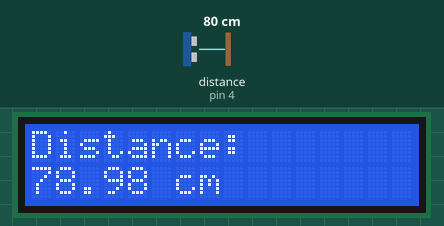
This sketch was run on a simulated Arduino Uno, built with avr-gcc and run on an emulated ATmega328P. Shown: 16×2 character LCD. Wiring (inferred from the names in the program): ultrasonic range finder: trigger pin 3; echo pin 4. Inputs (shaded band) come from the test bench; at power-on: distance to the obstacle (sensor on pin 4) 80 cm. The echo pulse lasts 58.3 µs per cm.

Above: at 3.2 s.
3.3 s: distance to the obstacle (sensor on pin 4) set to 18 cm
At 5.0 s:
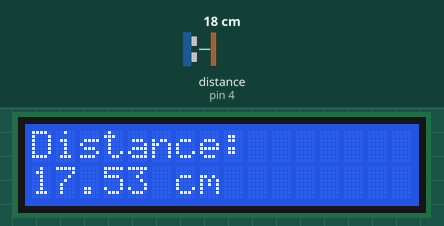
5.7 s: distance to the obstacle (sensor on pin 4) set to 4 cm
At 6.5 s:
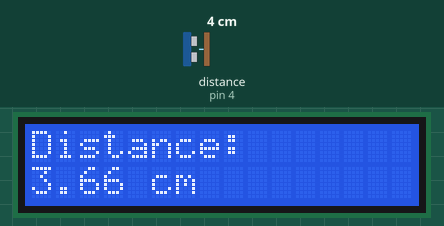
7.2 s: distance to the obstacle (sensor on pin 4) set to 2 cm
At 8.6 s:
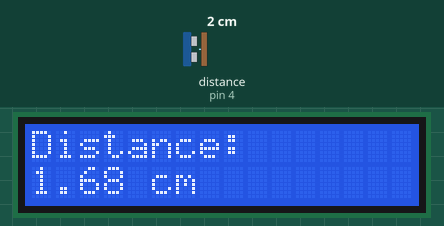
Timing chart, 0 to 10.2 s (numbered marks = the images above; inputs shaded):
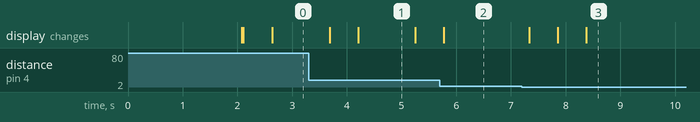

Measured:
- after the input at 3.3 s, the display: first changes after 0.39 s (image 1 shows a later state)
- after the input at 5.7 s, the display: changes after 0.08 s (image 2)
- after the input at 7.2 s, the display: changes after 0.14 s (image 3)
- what the display in image 1 shows lasts 1.1 s, from 4.2 s to 5.3 s

The sketch:

Arduino_UNO_HCSR04_LCD_display.ino
```cpp
#include <Wire.h>
#include <LiquidCrystal_I2C.h>

#define TRIG_PIN 3
#define ECHO_PIN 4

LiquidCrystal_I2C lcd(0x27, 16, 2);

void setup() {
  pinMode(TRIG_PIN, OUTPUT);
  pinMode(ECHO_PIN, INPUT);

  lcd.init();
  lcd.backlight();

  lcd.setCursor(0, 0);
  lcd.print("Ultrasonic");
  lcd.setCursor(0, 1);
  lcd.print("Sensor");
  delay(2000);

  lcd.clear();
}

void loop() {
  long duration;
  float distance;

  // Send ultrasonic pulse
  digitalWrite(TRIG_PIN, LOW);
  delayMicroseconds(2);

  digitalWrite(TRIG_PIN, HIGH);
  delayMicroseconds(10);
  digitalWrite(TRIG_PIN, LOW);

  // Read echo
  duration = pulseIn(ECHO_PIN, HIGH);

  // Calculate distance in cm
  distance = duration * 0.034 / 2;

  // Display distance
  lcd.setCursor(0, 0);
  lcd.print("Distance: ");

  lcd.setCursor(0, 1);
  lcd.print(distance);
  lcd.print(" cm   ");

  delay(500);
}
```
